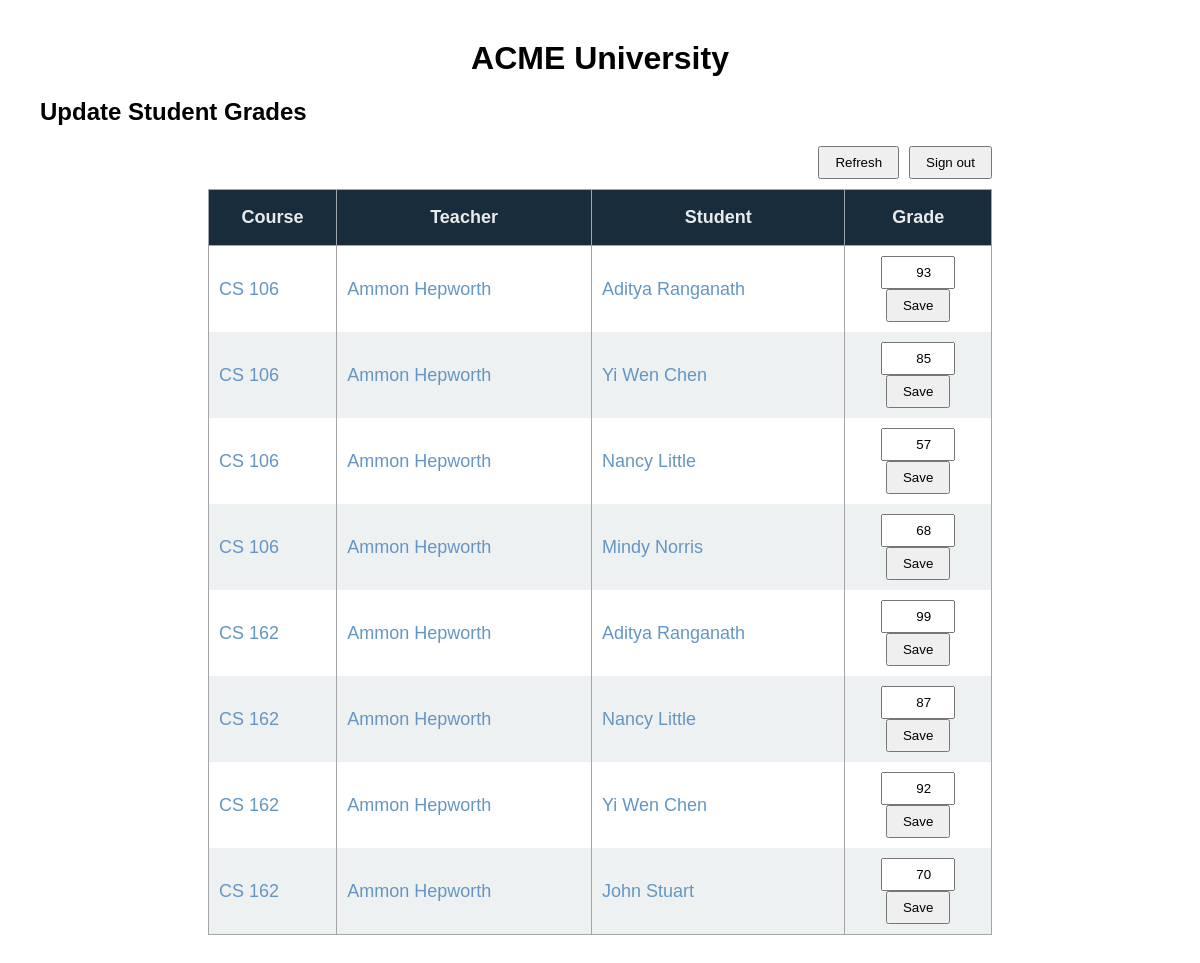
Page /teacher (signed in) on the committed database.
### RESTapi.py (models this page shows, shortened)
class Course(db.Model):
    id = db.Column(db.Integer, primary_key=True)
    name = db.Column(db.String(80), nullable=False)
    time = db.Column(db.String(80), nullable=False)
    capacity = db.Column(db.Integer, nullable=False)
    teacher_id = db.Column(db.Integer, db.ForeignKey('user.id'), nullable=False)
    teacher = db.relationship('User', backref='courses_taught')

class User(db.Model):
    id = db.Column(db.Integer, primary_key=True)
    username = db.Column(db.String(80), unique=True, nullable=False)
    password = db.Column(db.String(200), nullable=False)
    name = db.Column(db.String(120), nullable=False)
    role = db.Column(db.String(20), nullable=False)

### RESTapi.py (the view, shortened to what this page needs)
@app.route('/teacher', methods=['GET'])
def teacher_home():
    teacher_user = get_current_teacher()
    if teacher_user is None:
        session.clear()
        return redirect(url_for('login_page'))
    rows = []
    courses = Course.query.filter_by(teacher_id=teacher_user.id).order_by(Course.name).all()
    for course in courses:
        for enrollment in course.enrollments:
            rows.append({
                "enrollment_id": enrollment.id,
                "course_name": course.name,
                "teacher_name": teacher_user.name,
                "student_name": enrollment.student.name,
                "grade": enrollment.grade
            })
    return render_template("prof_hp.html", rows=rows)

### RESTapi.py (called while the page is built)
def get_current_teacher():
    if session.get('role') != 'teacher':
        return None
    teacher_user = None
    if session.get('user_id') is not None:
        teacher_user = User.query.filter_by(id=session['user_id'], role='teacher').first()
    if teacher_user is None and session.get('username'):
        teacher_user = User.query.filter_by(username=session['username'], role='teacher').first()
    return teacher_user

### templates/prof_hp.html (shortened to what this page needs)
<!DOCTYPE html>
<html>
    <head>
        <link rel="stylesheet" href="{{ url_for('static', filename='style.css') }}">
    </head>
    <body>
        <h1>ACME University</h1>
        <h2>Update Student Grades</h2>
        <div class = "tableWrap">
            <div class="listButtons">
                <form action="{{ url_for('teacher_home') }}" method="get">
                    <button type="submit">Refresh</button>
                </form>
                <form action="{{ url_for('logout') }}" method="get">
                    <button type="submit">Sign out</button>
                </form>
            </div>
            <table class="Gradebook">
                <thead>
                <tr>
                    <th>Course</th>
                    <th>Teacher</th>
                    <th>Student</th>
                    <th>Grade</th>
                </tr>
                </thead>
                <tbody>
                    {% for row in rows %}
                    <tr>
                        <td>{{ row.course_name }}</td>
                        <td>{{ row.teacher_name }}</td>
                        <td>{{ row.student_name }}</td>
                        <td>
                            {% if row.enrollment_id %}
                            <form action="{{ url_for('update_teacher_grade', enrollment_id=row.enrollment_id) }}" method="post" class="gradeEditForm">
                                <input class="gradeInput" type="number" name="grade" value="{{ row.grade if row.grade is not none else '' }}" min="0" max="100">
                                <button class="tableButtons" type="submit">Save</button>
                            </form>
                            {% else %}
                            {{ row.grade }}
                            {% endif %}
                        </td>
                    </tr>
                    {% else %}
                    <tr>
                        <td colspan="4" style="text-align: center;">No students enrolled in your classes.</td>
                    </tr>
                    {% endfor %}
                </tbody>
            </table>
        </div>
    </body>
</html>

### static/style.css (style rules this page uses)
body { font-family: Arial, sans-serif; margin: 40px; }
h1 { text-align: center; }
.tableWrap { width: 70%; margin: 0 auto; }
.listButtons { display: flex; justify-content: flex-end; margin-bottom: 10px; gap: 10px; }
table.Gradebook { border: 1px solid rgb(164, 164, 168); border-collapse: collapse; width: 100%; min-width: 500px; box-sizing: border-box; font-size: 18px; }
th { border: 1px solid rgb(164, 164, 168); padding: 17px 10px; text-align: center; color: #e9eaeb; background-color: rgb(25, 44, 60); box-sizing: border-box; }
tbody tr:nth-child(even) { background-color: #eef1f2; }
td { border-right: 1px solid rgb(164, 164, 168); padding: 10px 10px; text-align: left; color: rgb(100, 150, 196); box-sizing: border-box; }
td:last-child { border-right: none; }
button { cursor: pointer; padding: 7px 15px; }
.tableButtons { cursor: pointer; padding: 7px 15px; display: block; margin: 0 auto; }
input { padding: 7px; text-align: center; margin: auto; }
.gradeInput { display: flex; justify-content: center; padding: 7px; text-align: right; margin: auto; }

### rows in the picture
Course: course_name "CS 106" "CS 106" "CS 106" "CS 106"
User: teacher_name "Ammon Hepworth" "Ammon Hepworth" "Ammon Hepworth" "Ammon Hepworth" "Ammon Hepworth" "Ammon Hepworth" "Ammon Hepworth" "Ammon Hepworth"
User: student_name "Aditya Ranganath" "Aditya Ranganath"
User: student_name "Yi Wen Chen" "Yi Wen Chen"
User: student_name "Nancy Little" "Nancy Little"
User: student_name "Mindy Norris"
Course: course_name "CS 162" "CS 162" "CS 162" "CS 162"
User: student_name "John Stuart"
